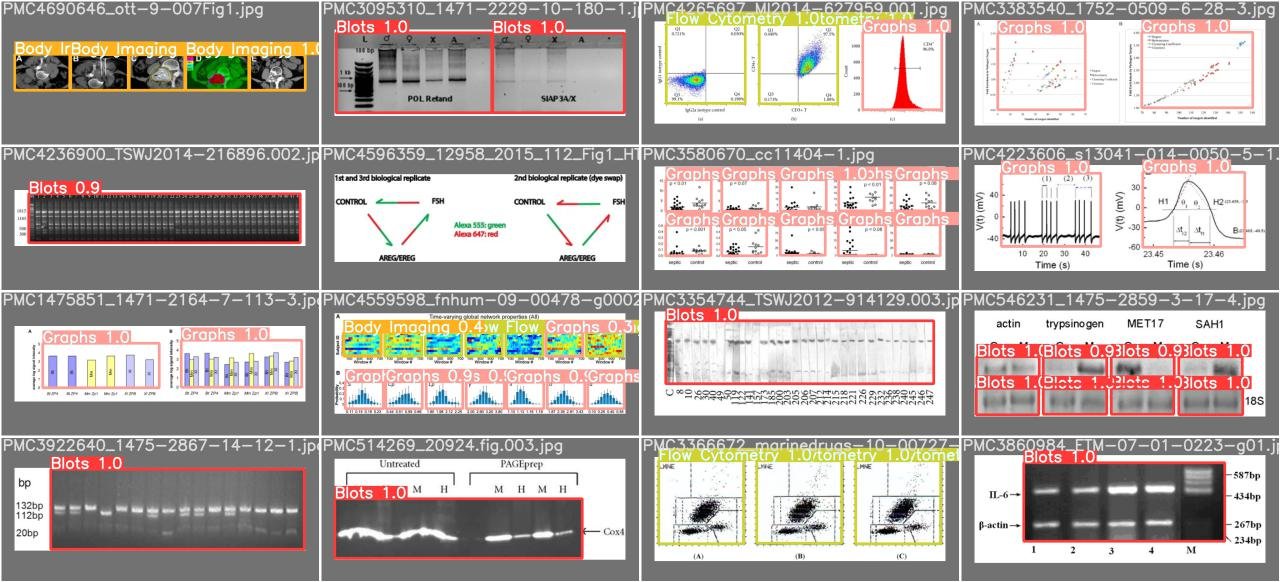
#> input picture panel-extractor/runs/test/exp/test_batch0_pred.jpg, 1280 x 582 px
$ python -i image_descriptor.py   (imports and definitions only)
#> lines starting #> are read from the running program, lines starting #| are printed output that depends on the picture
"""
Implements a descriptor of image files.
"""

import cv2
import imutils
import numpy
#import pytesseract

CLAHE_APPLIER = cv2.createCLAHE(clipLimit=2.0, tileGridSize=(8, 8))


# Keeps doubling the size of the given <image> and respective <mask> up to the point of having
# more pixels than <min_image_size>.
# Returns the re-sized image and mask, and the number of times they were re-sized.
def _increase_image_if_necessary(image, mask=None, min_image_size=10000):
    resize_count = 0

    while image.shape[0] * image.shape[1] < min_image_size:
        image = cv2.resize(image, (0, 0), fx=2.0, fy=2.0)

        if mask is not None:
            mask = cv2.resize(mask, (0, 0), fx=2.0, fy=2.0)

        resize_count = resize_count + 1

    return image, mask, resize_count


# Masks out all the text within a given gray-scaled image <gs_image>.
# Returns an image mask whose white pixels represent the regions without text.
def _mask_text_out(gs_image):
    # original input image dimensions
    oh, ow = gs_image.shape

    # image size perturbation, useful to improve tesseract
    gs_image = cv2.resize(gs_image, None, fx=1.2, fy=1.2)

    # image rotated versions
    gs_images = [gs_image,
                 imutils.rotate_bound(gs_image, -90), imutils.rotate_bound(gs_image, -45),
                 imutils.rotate_bound(gs_image, +45), imutils.rotate_bound(gs_image, +90)]

    # for each rotated version, obtains the respective text mask
    masks = []
    for gs_image in gs_images:
        # rotated image dimensions
        h, w = gs_image.shape

        # current mask
        mask = numpy.ones((h, w), numpy.uint8) * 255

        # detects and masks out all the text within the current image
        tsr_data = pytesseract.image_to_data(gs_image).split('\n')[1:]  # 0th row is header
        for row in tsr_data:
            items = row.split()
            if len(items) == 12 and float(items[10]) > 75:  # 75 is the confidence (between 0 and 100)
                has_alpha = False
                for c in str(items[11]):
                    if c.isalnum():
                        has_alpha = True
                        break

                if has_alpha:
                    r0 = int(items[6])
                    c0 = int(items[7])
                    r1 = r0 + int(items[8])
                    c1 = c0 + int(items[9])

                    cv2.rectangle(mask, (r0, c0), (r1, c1), (0, 0, 0), -1)

        masks.append(mask)

    # properly de-rotates the obtained masks
    h, w = masks[0].shape

    masks[1] = imutils.rotate_bound(masks[1], +90)

    masks[2] = imutils.rotate_bound(masks[2], +45)
    h2 = int((masks[2].shape[0] - h) / 2)
    w2 = int((masks[2].shape[1] - w) / 2)
    masks[2] = masks[2][h2:h2 + h, w2:w2 + w]

    masks[3] = imutils.rotate_bound(masks[3], -45)
    h3 = int((masks[3].shape[0] - h) / 2)
    w3 = int((masks[3].shape[1] - w) / 2)
    masks[3] = masks[3][h3:h3 + h, w3:w3 + w]

    masks[4] = imutils.rotate_bound(masks[4], -90)

    # combines the obtained masks
    mask = masks[0]
    mask = cv2.bitwise_and(mask, mask, mask=masks[1])
    mask = cv2.bitwise_and(mask, mask, mask=masks[2])
    mask = cv2.bitwise_and(mask, mask, mask=masks[3])
    mask = cv2.bitwise_and(mask, mask, mask=masks[4])

    # returns the computed mask
    mask = cv2.resize(mask, (ow, oh))
    return mask


# Detects SIFT keypoints over the given <image> and describes them with RootSIFT.
# It extracts up to <kp_count> samples, obeying the eventually given image <mask>.
# Give <mask_text> as True if you want any overlay text on the image to be ignored during keypoint detection.
# Give <mask_background> as True if want to ignore an eventual white background during keypoint detection.
# Returns the obtained keypoints with their respective descriptions, as well as the resulting keypoint detection mask.
def sift_detect_rsift_describe(image, kp_count=2000, mask=None, mask_text=True, mask_background=True, eps=1e-7):
    image, mask, resize_count = _increase_image_if_necessary(image, mask)
    if len(image.shape) >2:
       image = cv2.cvtColor(image, cv2.COLOR_BGR2GRAY)

    # masks text out, if it is the case
    if mask_text:
        text_mask = _mask_text_out(image)
        if mask is None:
            mask = text_mask
        else:
            mask = cv2.bitwise_and(text_mask, text_mask, mask=mask)

    # masks white background out
    if mask_background:
        _, bg_mask = cv2.threshold(image, 254, 255, cv2.THRESH_BINARY_INV)
        if mask is None:
            mask = bg_mask
        else:
            mask = cv2.bitwise_and(bg_mask, bg_mask, mask=mask)

    # applies CLAHE histogram equalization over the given image
    image = CLAHE_APPLIER.apply(image)

    # SIFT detector and descriptor
    sift_detector = cv2.SIFT_create(nfeatures=kp_count, contrastThreshold=0.0, sigma=3.2)

    # detects SIFT keypoints over the given image
    keypoints = sift_detector.detect(image, mask=mask)

    # if no keypoints were detected, returns empty keypoints and descriptions
    if len(keypoints) == 0:
        return [], [], None

    # else...
    # sorts the obtained keypoints according to their response, and keeps only the top-<kp_count> ones
    keypoints = sorted(keypoints, key=lambda k: k.response, reverse=True)
    del keypoints[kp_count:]

    # describes the remaining keypoints
    keypoints, descriptions = sift_detector.compute(image, keypoints)
    descriptions = descriptions / (descriptions.sum(axis=1, keepdims=True) + eps)
    descriptions = numpy.sqrt(descriptions)

    # re-adjusts the obtained keypoints according to the change of image size
    if resize_count > 0:
        for kp in keypoints:
            kp.pt = (kp.pt[0] / (2.0 ** resize_count), kp.pt[1] / (2.0 ** resize_count))
            kp.size = kp.size / (2.0 ** resize_count)

        if mask is not None:
            for i in range(0, resize_count):
                mask = cv2.resize(mask, (0, 0), fx=0.5, fy=0.5)

    # returns the obtained keypoints and their respective descriptions
    return keypoints, descriptions, mask


# TODO add description.
# [60 lines left out: functions describe, store_descriptions, load_descriptions, not called in this run]

>>> import cv2
>>> picture = cv2.imread('../../panel-extractor/runs/test/exp/test_batch0_pred.jpg')
#> picture is the input picture: shape (582, 1280, 3); mean B, G, R 162.6, 166.7, 174.5
>>> result = sift_detect_rsift_describe(picture)
#> after the loop in _increase_image_if_necessary, `while image.shape[0] * image.shape[1] < min_image_size:`: resize_count = 0
#> in sift_detect_rsift_describe, `image = cv2.cvtColor(image, cv2.COLOR_BGR2GRAY)`:
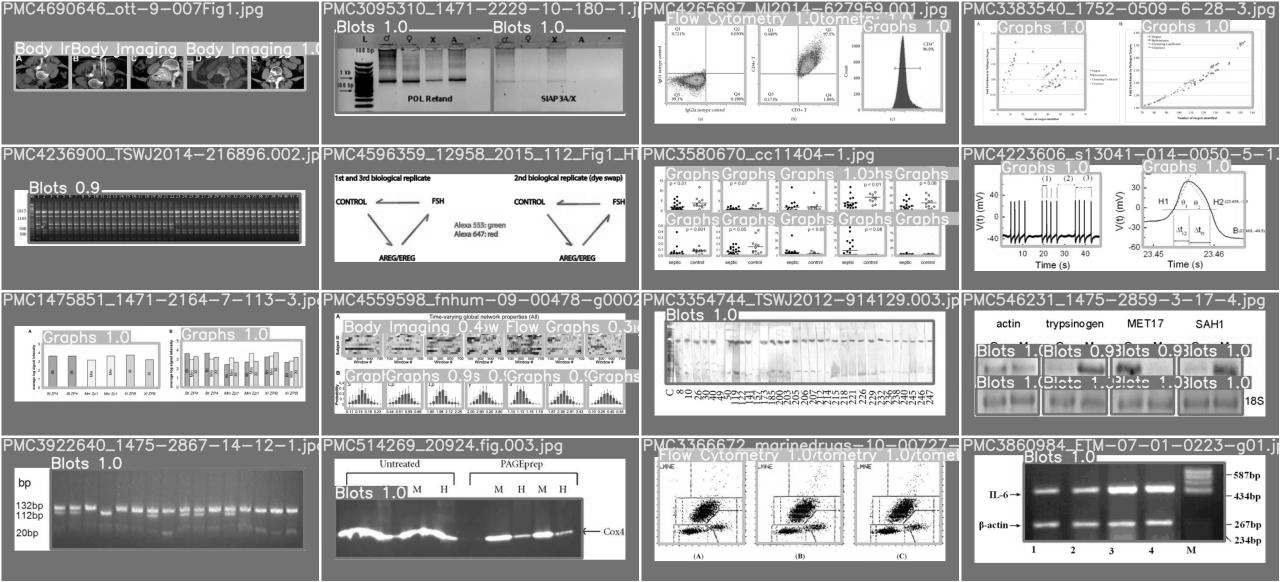
#> image: shape (582, 1280); min 0, max 255, mean 168.6
#> in _mask_text_out, `gs_image = cv2.resize(gs_image, None, fx=1.2, fy=1.2)`:
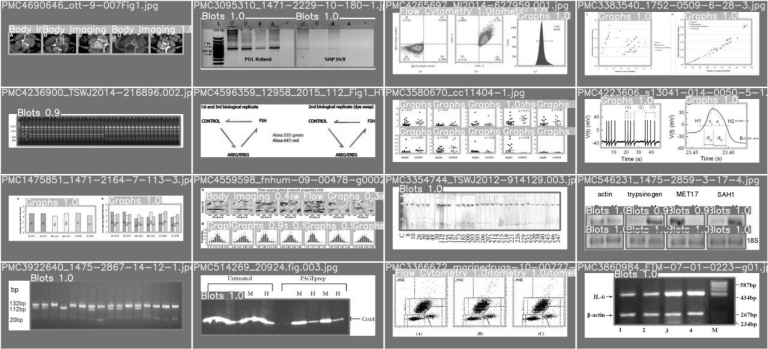
#> gs_image: shape (698, 1536) (shown at 1/2 size); min 0, max 255, mean 168.5
#> the loop in _mask_text_out, `for gs_image in gs_images:` made 1 pass
#> (h, w) on pass 1: (698, 1536)
#> after the loop in _mask_text_out, `for gs_image in gs_images:`: mask: shape (698, 1536); every value is 255
#> after the loop in _mask_text_out, `for gs_image in gs_images:`: masks = []
#> (the run stopped early here; a loop or call above may not have finished)

$ run again, on panel-extractor/runs/test/exp/test_batch1_pred.jpg
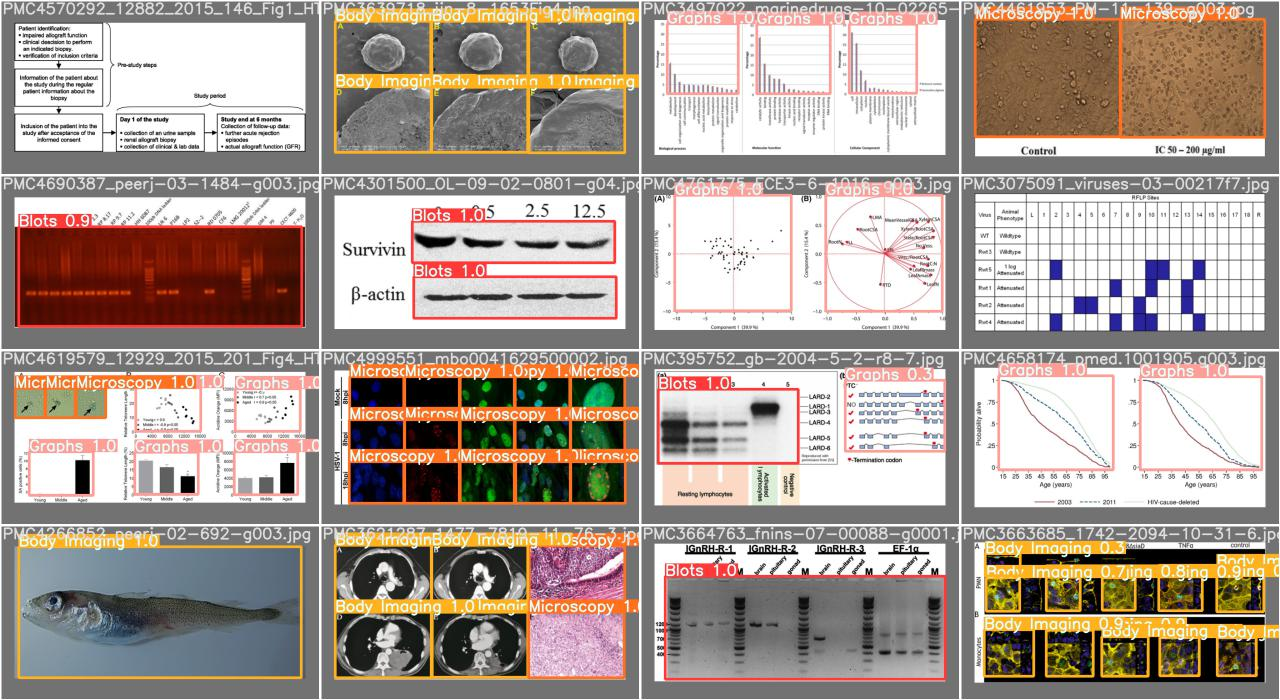
#> input picture panel-extractor/runs/test/exp/test_batch1_pred.jpg, 1280 x 700 px
#> picture is the input picture: shape (700, 1280, 3); mean B, G, R 149.2, 157.5, 170.1
#> after the loop in _increase_image_if_necessary, `while image.shape[0] * image.shape[1] < min_image_size:`: resize_count = 0
#> in sift_detect_rsift_describe, `image = cv2.cvtColor(image, cv2.COLOR_BGR2GRAY)`:
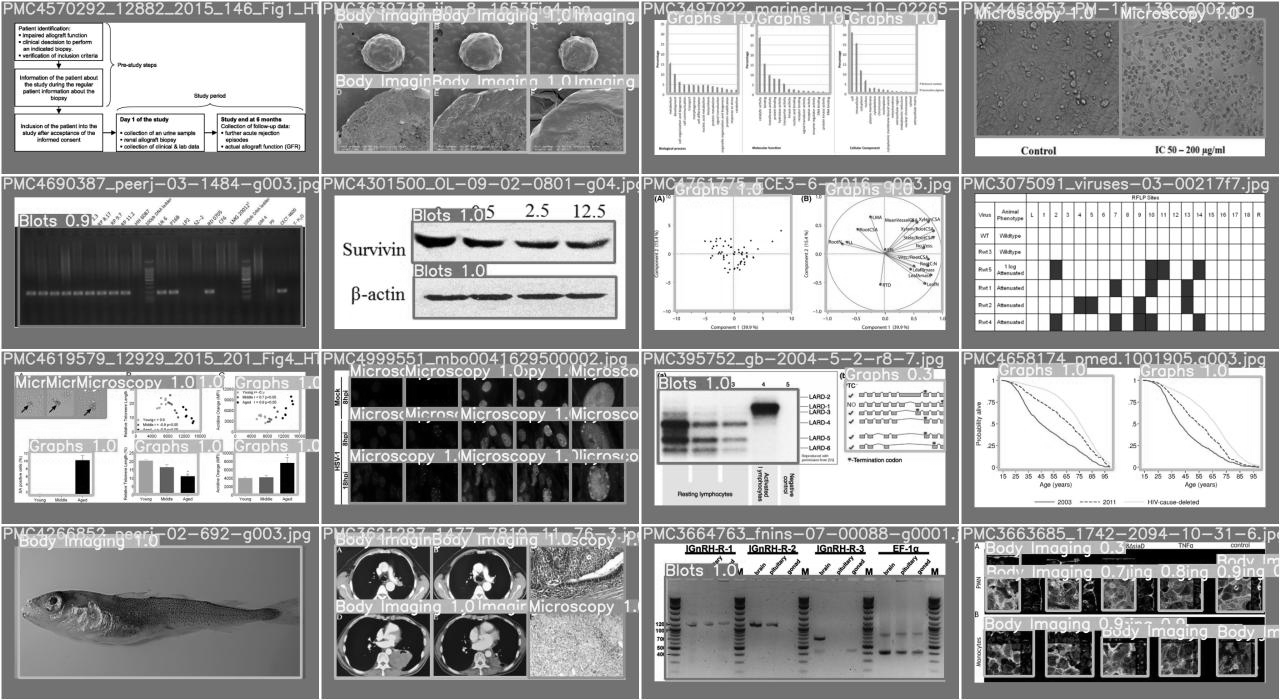
#> image: shape (700, 1280); min 0, max 255, mean 160.3
#> in _mask_text_out, `gs_image = cv2.resize(gs_image, None, fx=1.2, fy=1.2)`:
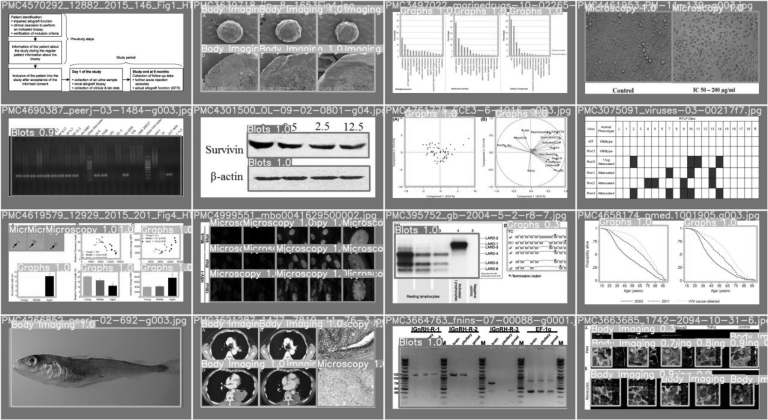
#> gs_image: shape (840, 1536) (shown at 1/2 size); min 0, max 255, mean 160.3
#> the loop in _mask_text_out, `for gs_image in gs_images:` made 1 pass
#> (h, w) on pass 1: (840, 1536)
#> after the loop in _mask_text_out, `for gs_image in gs_images:`: masks = []

$ run again, on panel-extractor/runs/test/exp/test_batch2_pred.jpg
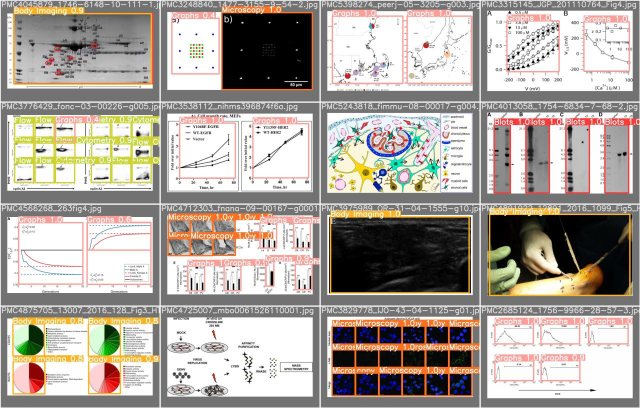
#> input picture panel-extractor/runs/test/exp/test_batch2_pred.jpg, 1280 x 816 px (shown at 1/2 size)
#> picture is the input picture: shape (816, 1280, 3); mean B, G, R 157.4, 164.6, 172.1
#> after the loop in _increase_image_if_necessary, `while image.shape[0] * image.shape[1] < min_image_size:`: resize_count = 0
#> in sift_detect_rsift_describe, `image = cv2.cvtColor(image, cv2.COLOR_BGR2GRAY)`:
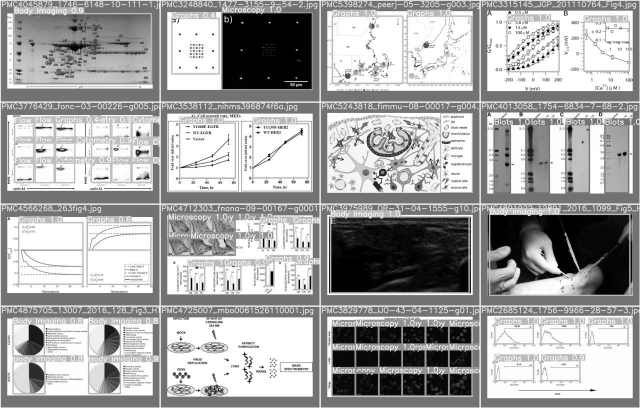
#> image: shape (816, 1280) (shown at 1/2 size); min 0, max 255, mean 166.1
#> in _mask_text_out, `gs_image = cv2.resize(gs_image, None, fx=1.2, fy=1.2)`:
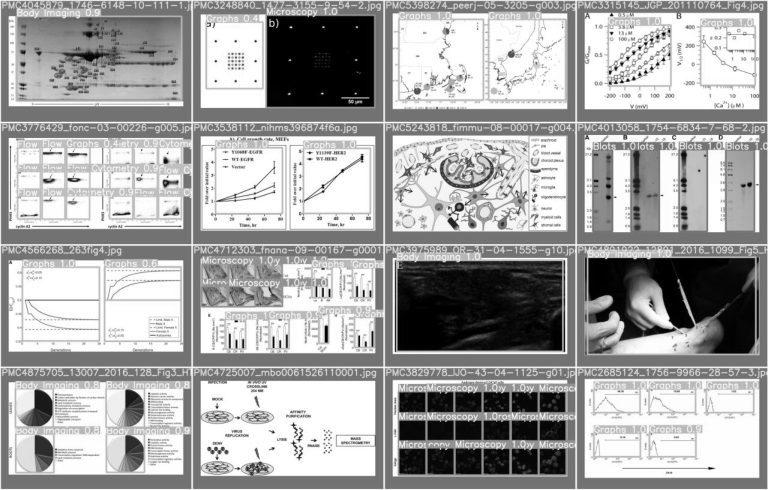
#> gs_image: shape (979, 1536) (shown at 1/2 size); min 0, max 255, mean 166
#> the loop in _mask_text_out, `for gs_image in gs_images:` made 1 pass
#> (h, w) on pass 1: (979, 1536)
#> after the loop in _mask_text_out, `for gs_image in gs_images:`: masks = []
